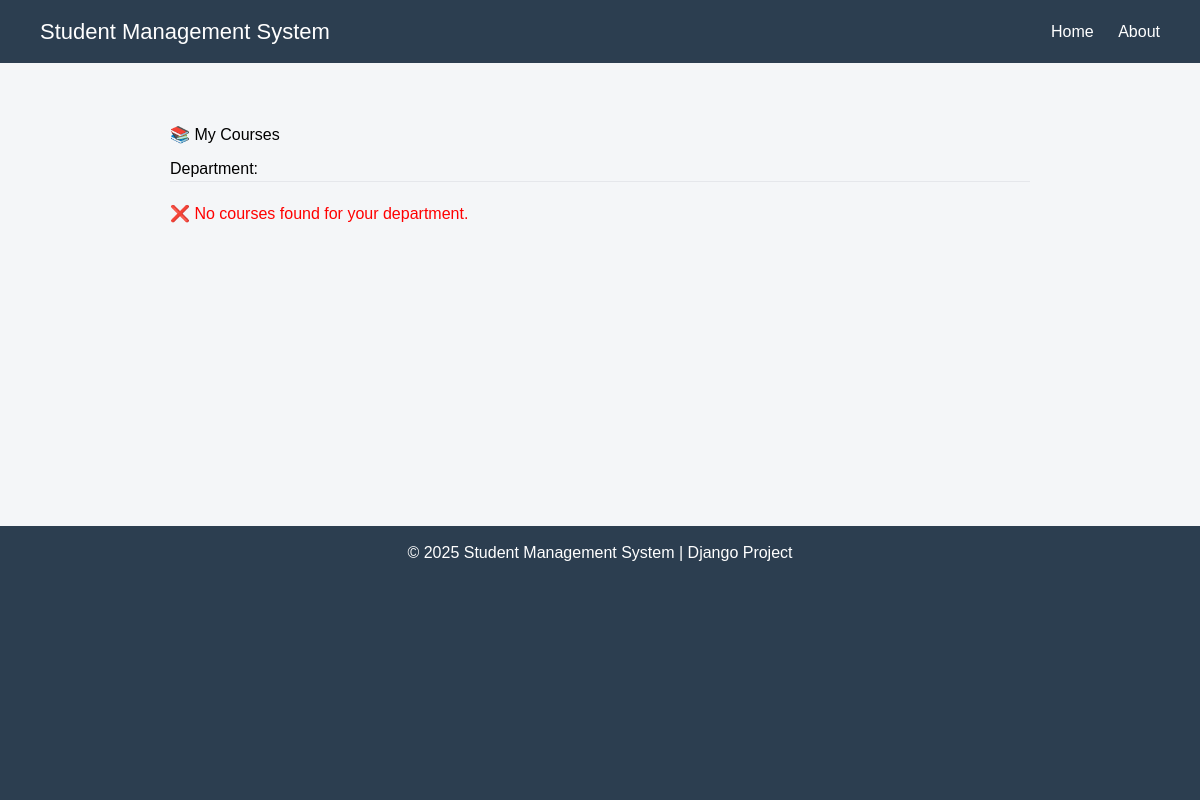
The app's page /students/courses/ (signed in), older data.
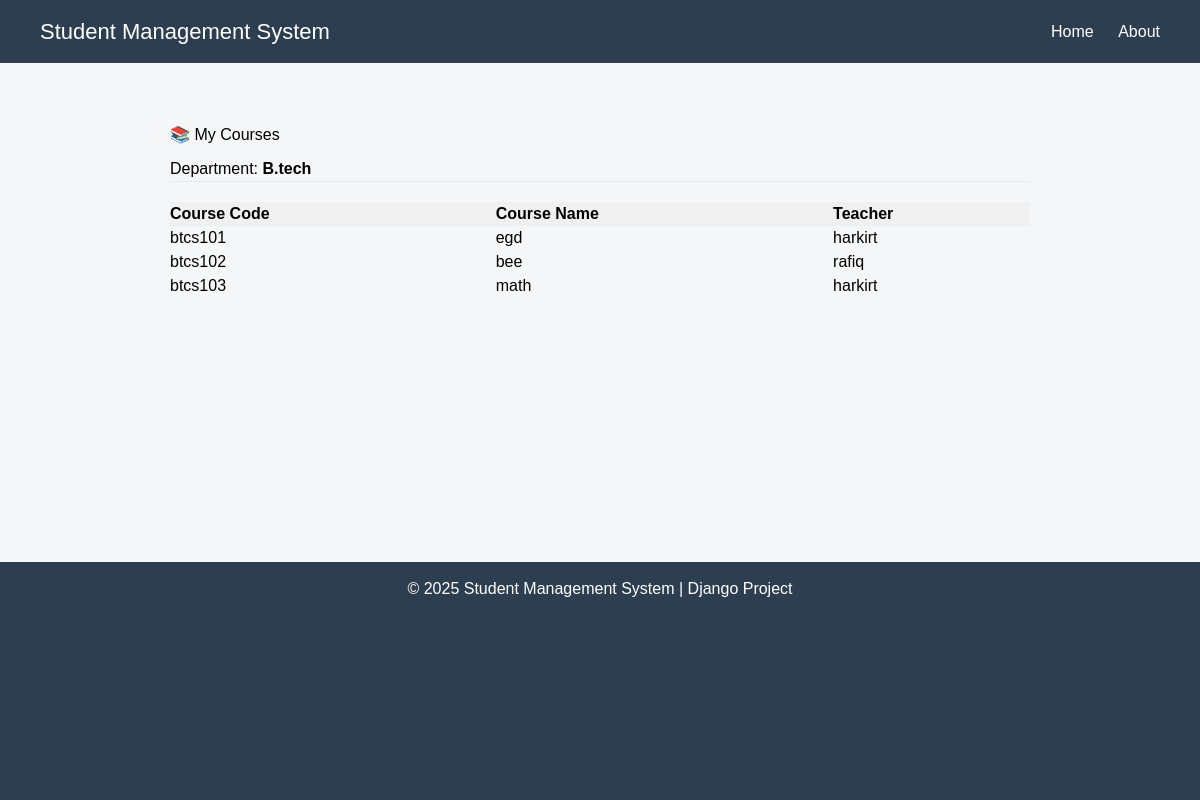
The same page, newer data.
### students/models.py (models this page shows, shortened)
class Student(models.Model):
    user = models.OneToOneField(user, on_delete=models.CASCADE)
    first_name = models.CharField(max_length=50)
    last_name = models.CharField(max_length=50)
    s_id      = models.IntegerField(unique=True )
    email =   models.EmailField(unique= True)
    phone_no = models.CharField(max_length=15)
    d_o_b = models.DateField(null= True)
    enrollement_date = models.DateField(auto_now_add=True)
    department = models.ForeignKey("courses.Department",  on_delete=models.SET_NULL, null= True,  blank=True)

### courses/models.py (models this page shows, shortened)
class Department(models.Model):
    STATUS_CHOICES = (
        ('B.tech', 'B.tech'),
        ('B.com', 'B.com'),
        ('B.A', 'B.A'),
    )
    dep_name = models.CharField( max_length=50 , choices=STATUS_CHOICES)
    hod = models.ForeignKey(Teachers,  on_delete=models.SET_NULL , null = True)

class Course(models.Model):  # ✅ Added separate Course model
    course_code = models.CharField(max_length=20, unique=True)
    course_name = models.CharField(max_length=200)
    department = models.ForeignKey(Department, on_delete=models.CASCADE)
    teacher = models.ForeignKey(Teachers, on_delete=models.SET_NULL, null=True)
    students = models.ManyToManyField(Student, blank=True)

### teachers/models.py (models this page shows)
class Teachers(models.Model):
    user  = models.OneToOneField( user, on_delete=models.CASCADE,null= True)
    first_name= models.CharField(max_length=50)
    last_name = models.CharField(max_length=30)
    t_id = models.CharField(max_length=50 , unique= True)
    email = models.EmailField(unique=True)
    phone_no = models.CharField(max_length=15)
    enrollment_date = models.DateField(auto_now_add= True)
    def __str__(self):
        return f' {self.first_name} '

### students/views.py (the view)
# urls.py: path("courses/", views.show_courses, name="courses"),
def show_courses(req):
    student = Student.objects.get(user = req.user)
    courses = Course.objects.filter(department = student.department)
    return render(req , 'students/courses.html', {'student':student , 'courses' : courses})

### students/templates/students/courses.html (shortened to what this page needs)
{% extends "layouts/base.html" %}
{% block content %}
<div style="max-width: 900px; margin: 40px auto; padding: 20px;">
    <h2 style="margin-bottom: 10px;">
        📚 My Courses
    </h2>
    <p>
        Department:
        <strong>{{ student.department.dep_name }}</strong>
    </p>
    <hr>
    {% if courses %}
        <table width="100%" border="1" cellpadding="10" cellspacing="0"
               style="border-collapse: collapse; margin-top: 20px;">
            <thead style="background-color: #f0f0f0;">
                <tr>
                    <th align="left">Course Code</th>
                    <th align="left">Course Name</th>
                    <th align="left">Teacher</th>
                </tr>
            </thead>
            <tbody>
                {% for course in courses %}
                <tr>
                    <td>{{ course.course_code }}</td>
                    <td>{{ course.course_name }}</td>
                    <td>
                        {% if course.teacher %}
                            {{ course.teacher }}
                        {% else %}
                            Not Assigned
                        {% endif %}
                    </td>
                </tr>
                {% endfor %}
            </tbody>
        </table>
    {% else %}
        <p style="margin-top: 20px; color: red;">
            ❌ No courses found for your department.
        </p>
    {% endif %}
</div>
{% endblock %}

Row changes from the older to the newer data that the page shows:
now on this page (row edited): Student: department.dep_name "B.tech"
now on this page (row unchanged): Course: course_code "btcs101", course_name "egd", teacher "harkirt"
now on this page (row unchanged): Course: course_code "btcs102", course_name "bee", teacher "rafiq"
now on this page (row unchanged): Course: course_code "btcs103", course_name "math", teacher "harkirt"
Text that changed along with them:
text no longer shown: "❌ No courses found for your department."
text now shown: "Course Code Course Name Teacher"
